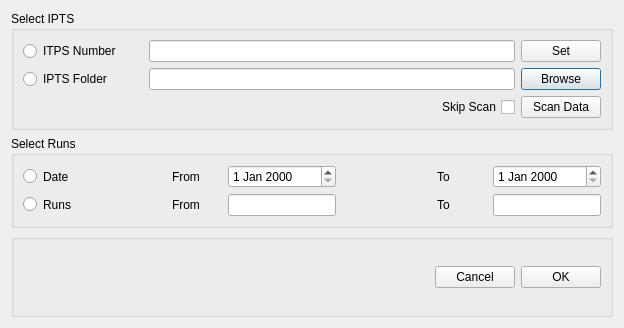
<?xml version="1.0" encoding="UTF-8"?>
<ui version="4.0">
 <class>Dialog</class>
 <widget class="QDialog" name="Dialog">
  <property name="windowModality">
   <enum>Qt::ApplicationModal</enum>
  </property>
  <property name="geometry">
   <rect>
    <x>0</x>
    <y>0</y>
    <width>624</width>
    <height>328</height>
   </rect>
  </property>
  <property name="windowTitle">
   <string>Dialog</string>
  </property>
  <property name="modal">
   <bool>true</bool>
  </property>
  <layout class="QGridLayout" name="gridLayout_3">
   <item row="0" column="0">
    <widget class="QGroupBox" name="groupBox">
     <property name="title">
      <string>Select IPTS</string>
     </property>
     <layout class="QVBoxLayout" name="verticalLayout">
      <item>
       <layout class="QGridLayout" name="gridLayout_4">
        <item row="2" column="0">
         <widget class="QRadioButton" name="radioButton_useDir">
          <property name="sizePolicy">
           <sizepolicy hsizetype="Fixed" vsizetype="Fixed">
            <horstretch>0</horstretch>
            <verstretch>0</verstretch>
           </sizepolicy>
          </property>
          <property name="minimumSize">
           <size>
            <width>120</width>
            <height>0</height>
           </size>
          </property>
          <property name="maximumSize">
           <size>
            <width>120</width>
            <height>16777215</height>
           </size>
          </property>
          <property name="text">
           <string>IPTS Folder</string>
          </property>
         </widget>
        </item>
        <item row="2" column="1">
         <widget class="QLineEdit" name="lineEdit_iptsDir"/>
        </item>
        <item row="0" column="0">
         <widget class="QRadioButton" name="radioButton_useNumber">
          <property name="sizePolicy">
           <sizepolicy hsizetype="Fixed" vsizetype="Fixed">
            <horstretch>0</horstretch>
            <verstretch>0</verstretch>
           </sizepolicy>
          </property>
          <property name="minimumSize">
           <size>
            <width>120</width>
            <height>0</height>
           </size>
          </property>
          <property name="maximumSize">
           <size>
            <width>120</width>
            <height>16777215</height>
           </size>
          </property>
          <property name="text">
           <string>ITPS Number</string>
          </property>
         </widget>
        </item>
        <item row="2" column="3">
         <widget class="QPushButton" name="pushButton_browse">
          <property name="text">
           <string>Browse</string>
          </property>
         </widget>
        </item>
        <item row="0" column="1">
         <widget class="QLineEdit" name="lineEdit_iptsNumber"/>
        </item>
        <item row="0" column="3">
         <widget class="QPushButton" name="pushButton_verify">
          <property name="text">
           <string>Set</string>
          </property>
         </widget>
        </item>
        <item row="3" column="3">
         <widget class="QPushButton" name="pushButton_iptsInfo">
          <property name="text">
           <string>Scan Data</string>
          </property>
         </widget>
        </item>
        <item row="3" column="1">
         <widget class="QCheckBox" name="checkBox_skipScan">
          <property name="layoutDirection">
           <enum>Qt::RightToLeft</enum>
          </property>
          <property name="text">
           <string>Skip Scan</string>
          </property>
         </widget>
        </item>
       </layout>
      </item>
     </layout>
    </widget>
   </item>
   <item row="2" column="0">
    <widget class="QGroupBox" name="groupBox_2">
     <property name="title">
      <string>Select Runs</string>
     </property>
     <layout class="QGridLayout" name="gridLayout_2">
      <item row="0" column="0">
       <layout class="QGridLayout" name="gridLayout">
        <item row="1" column="5">
         <spacer name="horizontalSpacer_5">
          <property name="orientation">
           <enum>Qt::Horizontal</enum>
          </property>
          <property name="sizeHint" stdset="0">
           <size>
            <width>40</width>
            <height>20</height>
           </size>
          </property>
         </spacer>
        </item>
        <item row="0" column="6">
         <widget class="QLabel" name="label_2">
          <property name="sizePolicy">
           <sizepolicy hsizetype="Fixed" vsizetype="Preferred">
            <horstretch>0</horstretch>
            <verstretch>0</verstretch>
           </sizepolicy>
          </property>
          <property name="minimumSize">
           <size>
            <width>50</width>
            <height>0</height>
           </size>
          </property>
          <property name="maximumSize">
           <size>
            <width>50</width>
            <height>16777215</height>
           </size>
          </property>
          <property name="text">
           <string>To</string>
          </property>
         </widget>
        </item>
        <item row="0" column="3">
         <widget class="QLabel" name="label">
          <property name="sizePolicy">
           <sizepolicy hsizetype="Fixed" vsizetype="Preferred">
            <horstretch>0</horstretch>
            <verstretch>0</verstretch>
           </sizepolicy>
          </property>
          <property name="minimumSize">
           <size>
            <width>50</width>
            <height>0</height>
           </size>
          </property>
          <property name="maximumSize">
           <size>
            <width>50</width>
            <height>16777215</height>
           </size>
          </property>
          <property name="text">
           <string>From</string>
          </property>
         </widget>
        </item>
        <item row="1" column="6">
         <widget class="QLabel" name="label_6">
          <property name="sizePolicy">
           <sizepolicy hsizetype="Fixed" vsizetype="Preferred">
            <horstretch>0</horstretch>
            <verstretch>0</verstretch>
           </sizepolicy>
          </property>
          <property name="minimumSize">
           <size>
            <width>50</width>
            <height>0</height>
           </size>
          </property>
          <property name="maximumSize">
           <size>
            <width>50</width>
            <height>16777215</height>
           </size>
          </property>
          <property name="text">
           <string>To</string>
          </property>
         </widget>
        </item>
        <item row="1" column="7">
         <widget class="QLineEdit" name="lineEdit_end"/>
        </item>
        <item row="0" column="7">
         <widget class="QDateEdit" name="dateEdit_end"/>
        </item>
        <item row="0" column="5">
         <spacer name="horizontalSpacer_4">
          <property name="orientation">
           <enum>Qt::Horizontal</enum>
          </property>
          <property name="sizeHint" stdset="0">
           <size>
            <width>40</width>
            <height>20</height>
           </size>
          </property>
         </spacer>
        </item>
        <item row="1" column="4">
         <widget class="QLineEdit" name="lineEdit_begin"/>
        </item>
        <item row="0" column="1">
         <widget class="QLabel" name="label_3">
          <property name="text">
           <string>Date</string>
          </property>
         </widget>
        </item>
        <item row="1" column="2">
         <spacer name="horizontalSpacer_3">
          <property name="orientation">
           <enum>Qt::Horizontal</enum>
          </property>
          <property name="sizeHint" stdset="0">
           <size>
            <width>40</width>
            <height>20</height>
           </size>
          </property>
         </spacer>
        </item>
        <item row="1" column="1">
         <widget class="QLabel" name="label_4">
          <property name="text">
           <string>Runs</string>
          </property>
         </widget>
        </item>
        <item row="1" column="3">
         <widget class="QLabel" name="label_5">
          <property name="sizePolicy">
           <sizepolicy hsizetype="Fixed" vsizetype="Preferred">
            <horstretch>0</horstretch>
            <verstretch>0</verstretch>
           </sizepolicy>
          </property>
          <property name="minimumSize">
           <size>
            <width>50</width>
            <height>0</height>
           </size>
          </property>
          <property name="maximumSize">
           <size>
            <width>50</width>
            <height>16777215</height>
           </size>
          </property>
          <property name="text">
           <string>From</string>
          </property>
         </widget>
        </item>
        <item row="0" column="2">
         <spacer name="horizontalSpacer_2">
          <property name="orientation">
           <enum>Qt::Horizontal</enum>
          </property>
          <property name="sizeHint" stdset="0">
           <size>
            <width>40</width>
            <height>20</height>
           </size>
          </property>
         </spacer>
        </item>
        <item row="0" column="4">
         <widget class="QDateEdit" name="dateEdit_begin"/>
        </item>
        <item row="0" column="0">
         <widget class="QRadioButton" name="radioButton_filterByDate">
          <property name="text">
           <string/>
          </property>
         </widget>
        </item>
        <item row="1" column="0">
         <widget class="QRadioButton" name="radioButton_filterByRun">
          <property name="text">
           <string/>
          </property>
         </widget>
        </item>
       </layout>
      </item>
     </layout>
    </widget>
   </item>
   <item row="3" column="0">
    <widget class="QGroupBox" name="groupBox_4">
     <property name="title">
      <string/>
     </property>
     <layout class="QHBoxLayout" name="horizontalLayout_6">
      <item>
       <spacer name="horizontalSpacer_7">
        <property name="orientation">
         <enum>Qt::Horizontal</enum>
        </property>
        <property name="sizeHint" stdset="0">
         <size>
          <width>40</width>
          <height>20</height>
         </size>
        </property>
       </spacer>
      </item>
      <item>
       <widget class="QPushButton" name="pushButton_cancel_2">
        <property name="text">
         <string>Cancel</string>
        </property>
       </widget>
      </item>
      <item>
       <widget class="QPushButton" name="pushButton_OK_2">
        <property name="text">
         <string>OK</string>
        </property>
       </widget>
      </item>
     </layout>
    </widget>
   </item>
  </layout>
 </widget>
 <resources/>
 <connections/>
</ui>
